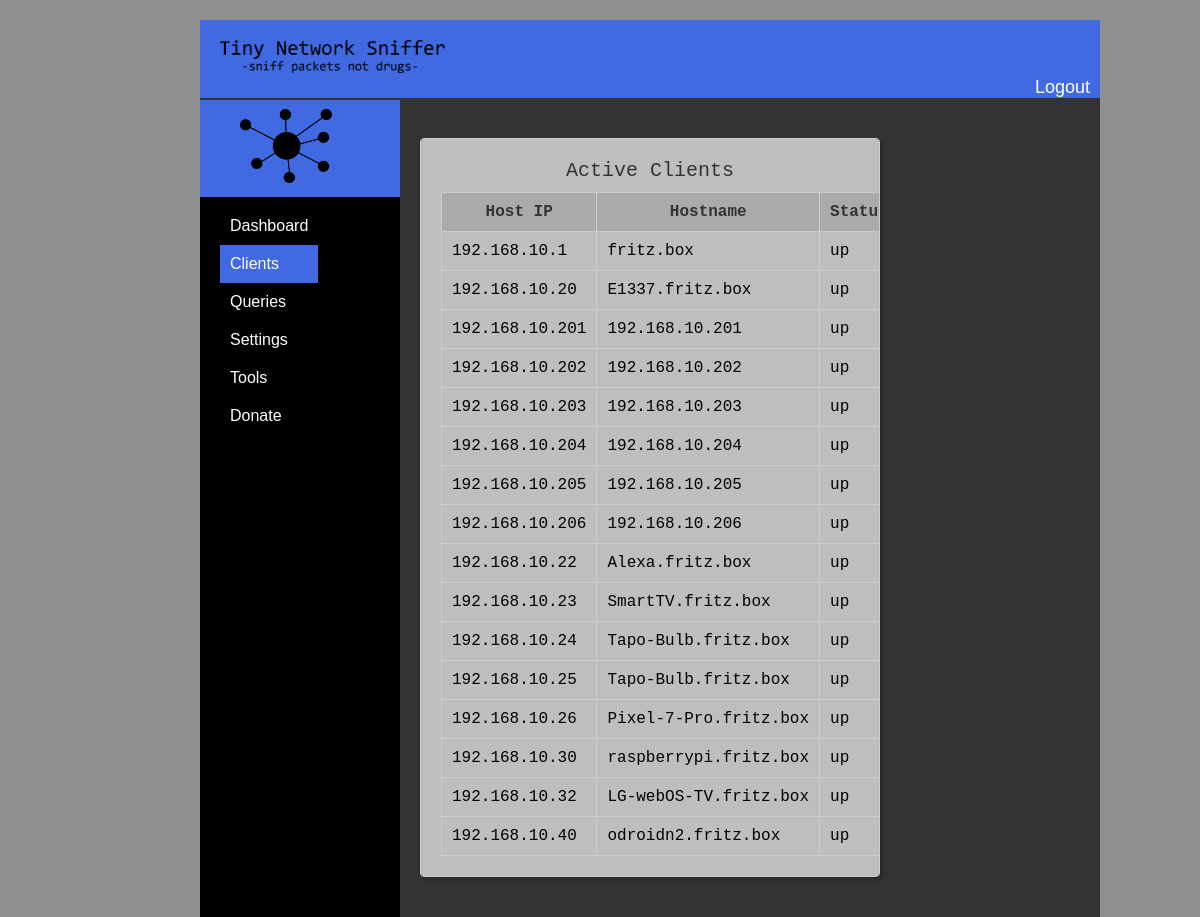
The app's page /clients, older data.
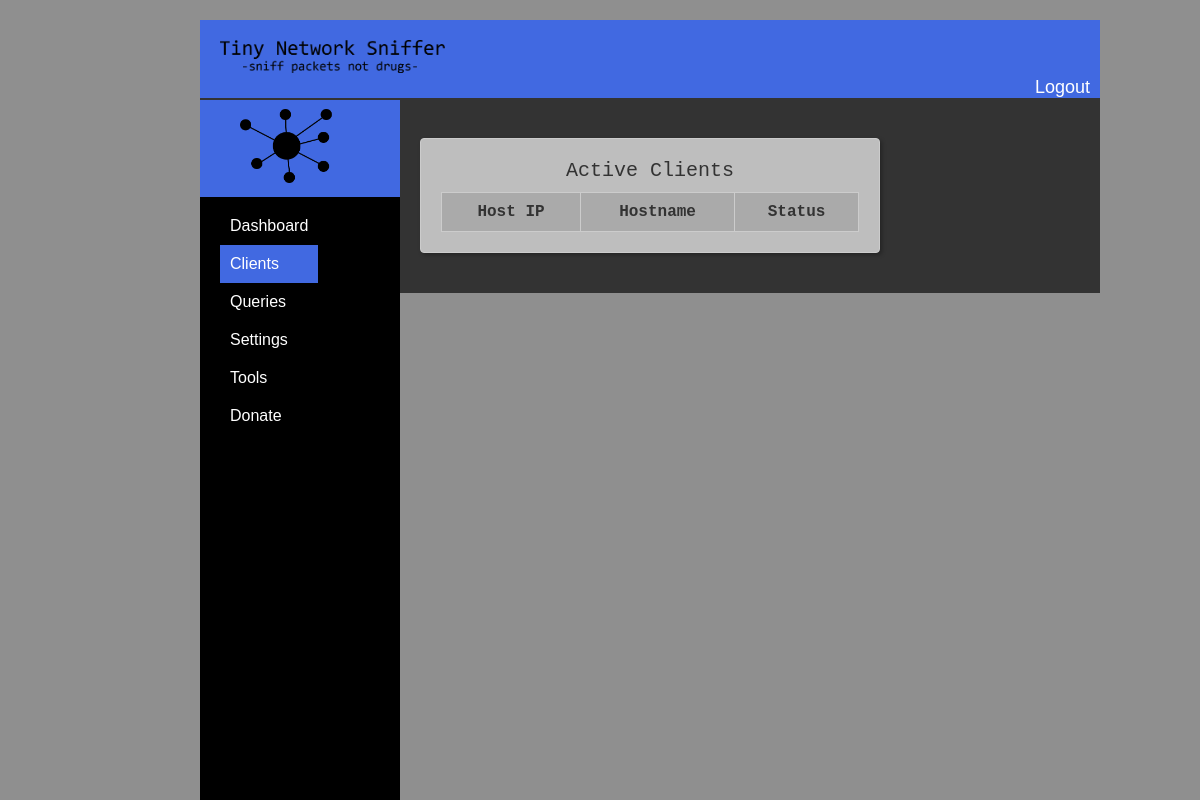
The same page, newer data.
### tables this page shows
CREATE TABLE hosts (
            id INTEGER PRIMARY KEY AUTOINCREMENT,
            ip_address TEXT,
            hostname TEXT,
            status TEXT
        );

### flask_webserver.py (the view)
@app.route("/clients")
def domains():
    conn = sqlite3.connect("database.db")
    c = conn.cursor()
    c.execute("SELECT * FROM hosts ")
    rows = c.fetchall()
    conn.close()
    return render_template("clients.html", rows=rows)

### templates/clients.html (shortened to what this page needs)
<!DOCTYPE html>
<html>
<head>
	<link rel="stylesheet" type="text/css" href="../static/css/clients.css">
	<link rel="stylesheet" type="text/css" href="../static/css/home.css">
</head>
<body>
	<div class="container">
		<div class="sidebar">
			<div class="logo">
				<img src="../static/img/Logoohnetext.png" class="logo">
			</div>
			<ul>
				<li ><a href="home">Dashboard</a></li>
				<li class="active"><a href="#">Clients</a></li>
				<li><a href="queries">Queries</a></li>
				<li><a href="settings">Settings</a></li>
				<li><a href="tools">Tools</a></li>
				<li><a href="donate">Donate</a></li>
			</ul>
		</div>
		<div class="header">
			<img src="../static/img/textonly.png" width=25% >
			<div class="user-info">
				<a class="loggoutbtn" onclick="logout()">Logout</a>
			</div>
		</div>
		<div class="main-content">
			<div class="dashboard">
				<div style="max-width: 600px;" class="dashboard-item" style="text-align: center;">
					<h2 style="text-align: center;">Active Clients</h2>
					<table>
						<thead>
							<tr>
								<th  style="text-align: center;">Host IP</th>
								<th  style="text-align: center;">Hostname</th>
								<th  style="text-align: center;">Status</th>
							</tr>
						</thead>
						<tbody>
							{% for row in rows %}
							<tr>
								<td>{{ row[1] }}</td>
								<td>{{ row[2] }}</td>
								<td>{{ row[3] }}</td>
							</tr>
							{% endfor %}
						</tbody>
					</table>
				</div>
			</div>
		</div>
	</div>
</body>
</html>

### static/css/clients.css (style rules this page uses)
* { box-sizing: border-box; margin: 0; padding: 0; }
body { font-family: Arial, sans-serif; background-color: #3f3f3f7e; }
.sidebar { background-color: #000000; color: #fff; height: 100%; position: fixed; top: 0; width: 200px; padding-left: 20px; display: flex; flex-direction: column; align-items: flex-start; justify-content: flex-start; top: 100px; left: 200px; }
.sidebar li { padding: 10px; }
.logo { margin-left: -20px; margin-bottom: 10px; text-align: center; background-color: #4169E1; }
.logo img { width: 50%; display: inline-block; }
ul { list-style: none; margin: 0; padding: 0; }
li { padding: 10px 20px; }
li.active { background-color: #4169E1; }
a { color: #fff; text-decoration: none; }
.main-content { padding-top: 200px; margin-left: 200px; padding: 20px; background-color: #333; margin-right: 100px; }
.header { background-color: #4169E1; color: #fff; padding: 0px; flex-grow: 1; margin-top: 20px; margin-left: 200px; margin-right: 100px; }
.header img { margin-left: 20px; margin-top: 20px; }
.user-info { display: flex; align-items: center; justify-content: flex-end; background-color: #4169E1; }
.user-info a { margin-right: 10px; }
.dashboard { justify-content: space-between; display: flex; flex-wrap: wrap; margin-top: 20px; gap: 20px; padding-left: 200px; padding-right: 200px; }
.dashboard-item { flex: 1 1 300px; background-color: #bebebe; border: 1px solid #ccc; border-radius: 4px; display: block; overflow: scroll; box-shadow: 2px 2px 4px rgba(0, 0, 0, 0.3); margin-bottom: 20px; padding: 20px; width: calc(33.33% - 10px); }
.dashboard-item h2 { font-family: "Consolas", monospace; font-size: 20px; font-weight: normal; margin-bottom: 10px; color: #333; }
.dashboard-item table { border-collapse: collapse; margin-top: 10px; width: 100%; }
.dashboard-item table th, .dashboard-item table td { font-family: "Consolas", monospace; border: 1px solid #ccc; padding: 10px; text-align: left; }
.dashboard-item table th { background-color: rgb(170, 170, 170); color: #333; }

### static/css/home.css (style rules this page uses)
* { box-sizing: border-box; margin: 0; padding: 0; }
body { font-family: Arial, sans-serif; background-color: #1d1d1d7e; }
.loggoutbtn { font-size: 18px; color: white; background-color: #4169E1; cursor:pointer; }
.sidebar { background-color: #000000; color: #fff; height: 100%; position: fixed; top: 0; width: 200px; padding-left: 20px; display: flex; flex-direction: column; align-items: flex-start; justify-content: flex-start; top: 100px; left: 200px; }
.sidebar li { padding: 10px; }
.logo { margin-left: -20px; margin-bottom: 10px; text-align: center; background-color: #4169E1; }
.logo img { width: 50%; display: inline-block; }
ul { list-style: none; margin: 0; padding: 0; }
li { padding: 10px 20px; }
li.active { background-color: #4169E1; }
a { color: #fff; text-decoration: none; }
.main-content { padding-top: 200px; margin-left: 200px; padding: 20px; background-color: #333; margin-right: 100px; }
.header { background-color: #4169E1; color: #fff; padding: 0px; flex-grow: 1; margin-top: 20px; margin-left: 200px; margin-right: 100px; }
.header img { margin-left: 20px; margin-top: 20px; }
.user-info { display: flex; align-items: center; justify-content: flex-end; background-color: #4169E1; }
.user-info a { margin-right: 10px; }
.dashboard { justify-content: space-between; display: flex; flex-wrap: wrap; margin-top: 20px; gap: 20px; padding-left: 200px; padding-right: 200px; }
.dashboard-item { flex: 1 1 300px; background-color: #bebebe; border: 1px solid #ccc; border-radius: 4px; box-shadow: 2px 2px 4px rgba(0, 0, 0, 0.3); margin-bottom: 20px; padding: 20px; width: calc(50% - 10px); }
.dashboard-item h2 { font-family: "Consolas", monospace; font-size: 20px; font-weight: normal; margin-bottom: 10px; color: #333; }
.dashboard-item table { border-collapse: collapse; margin-top: 10px; width: 100%; }
.dashboard-item table th, .dashboard-item table td { font-family: "Consolas", monospace; border: 1px solid #ccc; padding: 10px; text-align: left; }
.dashboard-item table th { background-color: rgb(170, 170, 170); color: #333; }

Row changes from the older to the newer data that the page shows:
removed hosts: ip_address "192.168.10.1", hostname "fritz.box", status "up"
removed hosts: ip_address "192.168.10.20", hostname "E1337.fritz.box", status "up"
removed hosts: ip_address "192.168.10.201", hostname "192.168.10.201", status "up"
removed hosts: ip_address "192.168.10.202", hostname "192.168.10.202", status "up"
removed hosts: ip_address "192.168.10.203", hostname "192.168.10.203", status "up"
removed hosts: ip_address "192.168.10.204", hostname "192.168.10.204", status "up"
removed hosts: ip_address "192.168.10.205", hostname "192.168.10.205", status "up"
removed hosts: ip_address "192.168.10.206", hostname "192.168.10.206", status "up"
removed hosts: ip_address "192.168.10.22", hostname "Alexa.fritz.box", status "up"
removed hosts: ip_address "192.168.10.23", hostname "SmartTV.fritz.box", status "up"
removed hosts: ip_address "192.168.10.24", hostname "Tapo-Bulb.fritz.box", status "up"
removed hosts: ip_address "192.168.10.25", hostname "Tapo-Bulb.fritz.box", status "up"
removed hosts: ip_address "192.168.10.26", hostname "Pixel-7-Pro.fritz.box", status "up"
removed hosts: ip_address "192.168.10.30", hostname "raspberrypi.fritz.box", status "up"
removed hosts: ip_address "192.168.10.32", hostname "LG-webOS-TV.fritz.box", status "up"
removed hosts: ip_address "192.168.10.40", hostname "odroidn2.fritz.box", status "up"
